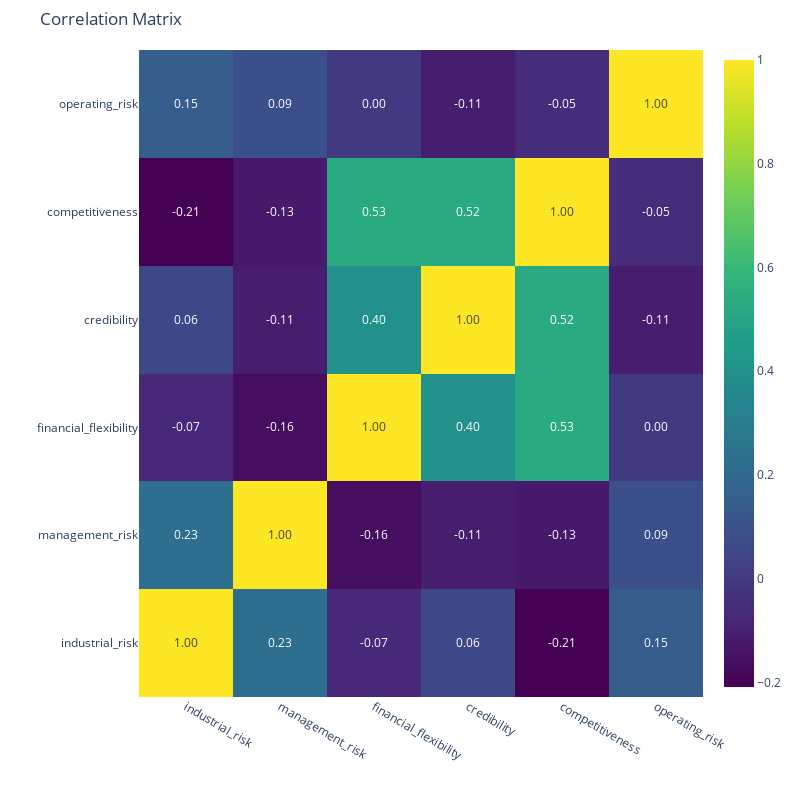

Write notebook code for a chart like this one.
### Code cell
# Chart 4: Heatmap of correlation between features

corr = data.drop(columns="class").corr()
corr_values = corr.values

fig = go.Figure(data=go.Heatmap(
        z=corr_values,
        x=corr.columns,
        y=corr.columns,
        colorscale='Viridis',
        showscale=True,
        reversescale=False,
        text=corr_values,
        texttemplate='%{text:.2f}'
    ))

fig.update_layout(
    title='Correlation Matrix',
    xaxis_title='',
    yaxis_title='',
    width=800,
    height=800,
    margin=dict(t=50, l=50, r=50, b=50)
)

fig.show()

### Figure 1 — Plotly figure (JSON) as saved in the notebook; plotly's stock layout.template omitted (floating-point values rounded to 4 significant figures)
{"data": [{"colorscale": [[0, "#440154"], [0.1111, "#482878"], [0.2222, "#3e4989"], [0.3333, "#31688e"], [0.4444, "#26828e"], [0.5556, "#1f9e89"], [0.6667, "#35b779"], [0.7778, "#6ece58"], [0.8889, "#b5de2b"], [1, "#fde725"]], "reversescale": false, "showscale": true, "text": [[1, 0.2257, -0.07425, 0.05601, -0.2086, 0.1526], [0.2257, 1, -0.1632, -0.1125, -0.1253, 0.0895], [-0.07425, -0.1632, 1, 0.3978, 0.526, -0.0004006], [0.05601, -0.1125, 0.3978, 1, 0.5248, -0.1106], [-0.2086, -0.1253, 0.526, 0.5248, 1, -0.05217], [0.1526, 0.0895, -0.0004006, -0.1106, -0.05217, 1]], "texttemplate": "%{text:.2f}", "type": "heatmap", "x": ["industrial_risk", "management_risk", "financial_flexibility", "credibility", "competitiveness", "operating_risk"], "y": ["industrial_risk", "management_risk", "financial_flexibility", "credibility", "competitiveness", "operating_risk"], "z": [[1, 0.2257, -0.07425, 0.05601, -0.2086, 0.1526], [0.2257, 1, -0.1632, -0.1125, -0.1253, 0.0895], [-0.07425, -0.1632, 1, 0.3978, 0.526, -0.0004006], [0.05601, -0.1125, 0.3978, 1, 0.5248, -0.1106], [-0.2086, -0.1253, 0.526, 0.5248, 1, -0.05217], [0.1526, 0.0895, -0.0004006, -0.1106, -0.05217, 1]]}], "layout": {"height": 800, "margin": {"b": 50, "l": 50, "r": 50, "t": 50}, "title": {"text": "Correlation Matrix"}, "width": 800, "xaxis": {"title": {"text": ""}}, "yaxis": {"title": {"text": ""}}}}
